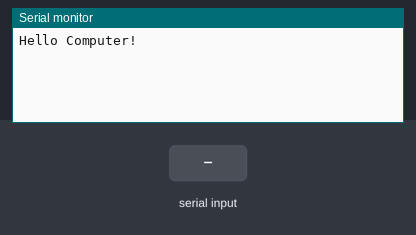
Recording of a sketch running on a simulated Arduino Mega 2560, built with avr-gcc and run on an emulated ATmega2560. On the bench: the last lines printed to the serial monitor. Inputs (shaded band) come from the test bench.

Above: at 1.2 s.
1.3 s: "1\n" received over the second serial link
At 2.1 s:
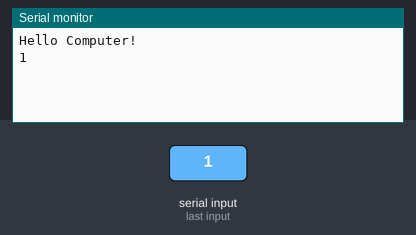
2.8 s: "0\n" received over the second serial link
At 3.3 s:
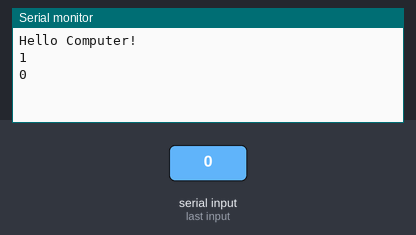

The sketch:

PM6_Code_UNO.ino
```cpp
#include <SoftwareSerial.h>

SoftwareSerial mySerial(2, 3); // RX, TX

void setup()
{
  // Open serial communications with computer and wait for port to open:
  Serial.begin(115200);

  // Print a message to the computer through the USB
  Serial.println("Hello Computer!");

  // Open serial communications with the other Arduino board
  mySerial.begin(115200);

  // Send a message to the other Arduino board
  mySerial.print("Hello Mother Mega");

}

void loop() // run over and over
{
// If something is typed into the Serial Monitor, do this:
if (Serial.available()) {
// Read it and send it to the other Arduino
mySerial.write(255);
mySerial.write(Serial.read());
// mySerial.println(Serial.readStringUntil('\n'));
}

// If something is sent from the other Arduino
if (mySerial.available()) {
  // Read it and display it on the Serial monitor
  Serial.println(mySerial.readStringUntil('\n'));

}

}
```

Measured:
- after the input at 1.3 s, the serial monitor: prints a new line at once (image 1)
- after the input at 2.8 s, the serial monitor: prints a new line at once (image 2)
